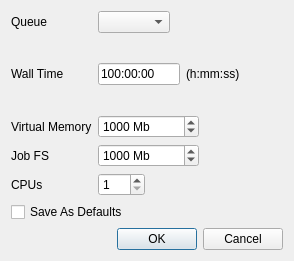
<?xml version="1.0" encoding="UTF-8"?>
<ui version="4.0">
 <class>PBSConfigurator</class>
 <widget class="QDialog" name="PBSConfigurator">
  <property name="geometry">
   <rect>
    <x>0</x>
    <y>0</y>
    <width>294</width>
    <height>261</height>
   </rect>
  </property>
  <property name="sizePolicy">
   <sizepolicy hsizetype="Preferred" vsizetype="Preferred">
    <horstretch>0</horstretch>
    <verstretch>0</verstretch>
   </sizepolicy>
  </property>
  <property name="windowTitle">
   <string>PBS Options</string>
  </property>
  <layout class="QVBoxLayout" name="verticalLayout_2">
   <item>
    <layout class="QGridLayout" name="gridLayout_2">
     <item row="2" column="0">
      <widget class="QLabel" name="label_4">
       <property name="text">
        <string>Virtual Memory</string>
       </property>
      </widget>
     </item>
     <item row="3" column="0">
      <widget class="QLabel" name="label_5">
       <property name="text">
        <string>Job FS</string>
       </property>
      </widget>
     </item>
     <item row="4" column="0">
      <widget class="QLabel" name="label_6">
       <property name="text">
        <string>CPUs</string>
       </property>
      </widget>
     </item>
     <item row="4" column="1">
      <layout class="QHBoxLayout" name="horizontalLayout">
       <item>
        <widget class="QSpinBox" name="ncpus">
         <property name="maximumSize">
          <size>
           <width>101</width>
           <height>16777215</height>
          </size>
         </property>
         <property name="minimum">
          <number>1</number>
         </property>
         <property name="maximum">
          <number>999</number>
         </property>
         <property name="value">
          <number>1</number>
         </property>
        </widget>
       </item>
       <item>
        <spacer name="horizontalSpacer_2">
         <property name="orientation">
          <enum>Qt::Horizontal</enum>
         </property>
         <property name="sizeHint" stdset="0">
          <size>
           <width>40</width>
           <height>20</height>
          </size>
         </property>
        </spacer>
       </item>
      </layout>
     </item>
     <item row="1" column="0">
      <widget class="QLabel" name="label_3">
       <property name="text">
        <string>Wall Time</string>
       </property>
      </widget>
     </item>
     <item row="0" column="0">
      <widget class="QLabel" name="label_2">
       <property name="text">
        <string>Queue</string>
       </property>
      </widget>
     </item>
     <item row="1" column="1">
      <layout class="QHBoxLayout" name="horizontalLayout_2">
       <item>
        <widget class="QLineEdit" name="walltime">
         <property name="sizePolicy">
          <sizepolicy hsizetype="Fixed" vsizetype="Fixed">
           <horstretch>0</horstretch>
           <verstretch>0</verstretch>
          </sizepolicy>
         </property>
         <property name="minimumSize">
          <size>
           <width>82</width>
           <height>0</height>
          </size>
         </property>
         <property name="maximumSize">
          <size>
           <width>82</width>
           <height>16777215</height>
          </size>
         </property>
         <property name="text">
          <string>100:00:00</string>
         </property>
         <property name="maxLength">
          <number>10</number>
         </property>
        </widget>
       </item>
       <item>
        <widget class="QLabel" name="label">
         <property name="text">
          <string>(h:mm:ss)</string>
         </property>
        </widget>
       </item>
       <item>
        <spacer name="horizontalSpacer_4">
         <property name="orientation">
          <enum>Qt::Horizontal</enum>
         </property>
         <property name="sizeHint" stdset="0">
          <size>
           <width>40</width>
           <height>20</height>
          </size>
         </property>
        </spacer>
       </item>
      </layout>
     </item>
     <item row="0" column="1">
      <layout class="QHBoxLayout" name="horizontalLayout_3">
       <item>
        <widget class="QComboBox" name="queue"/>
       </item>
       <item>
        <spacer name="horizontalSpacer_3">
         <property name="orientation">
          <enum>Qt::Horizontal</enum>
         </property>
         <property name="sizeHint" stdset="0">
          <size>
           <width>40</width>
           <height>20</height>
          </size>
         </property>
        </spacer>
       </item>
      </layout>
     </item>
     <item row="2" column="1">
      <layout class="QHBoxLayout" name="horizontalLayout_4">
       <item>
        <widget class="QSpinBox" name="memory">
         <property name="sizePolicy">
          <sizepolicy hsizetype="Fixed" vsizetype="Fixed">
           <horstretch>0</horstretch>
           <verstretch>0</verstretch>
          </sizepolicy>
         </property>
         <property name="minimumSize">
          <size>
           <width>101</width>
           <height>0</height>
          </size>
         </property>
         <property name="maximumSize">
          <size>
           <width>101</width>
           <height>16777215</height>
          </size>
         </property>
         <property name="suffix">
          <string> Mb</string>
         </property>
         <property name="minimum">
          <number>1</number>
         </property>
         <property name="maximum">
          <number>100000</number>
         </property>
         <property name="singleStep">
          <number>100</number>
         </property>
         <property name="value">
          <number>1000</number>
         </property>
        </widget>
       </item>
       <item>
        <spacer name="horizontalSpacer_5">
         <property name="orientation">
          <enum>Qt::Horizontal</enum>
         </property>
         <property name="sizeHint" stdset="0">
          <size>
           <width>40</width>
           <height>20</height>
          </size>
         </property>
        </spacer>
       </item>
      </layout>
     </item>
     <item row="3" column="1">
      <layout class="QHBoxLayout" name="horizontalLayout_5">
       <item>
        <widget class="QSpinBox" name="jobfs">
         <property name="sizePolicy">
          <sizepolicy hsizetype="Fixed" vsizetype="Fixed">
           <horstretch>0</horstretch>
           <verstretch>0</verstretch>
          </sizepolicy>
         </property>
         <property name="minimumSize">
          <size>
           <width>101</width>
           <height>0</height>
          </size>
         </property>
         <property name="maximumSize">
          <size>
           <width>101</width>
           <height>16777215</height>
          </size>
         </property>
         <property name="suffix">
          <string> Mb</string>
         </property>
         <property name="minimum">
          <number>1</number>
         </property>
         <property name="maximum">
          <number>99999</number>
         </property>
         <property name="singleStep">
          <number>100</number>
         </property>
         <property name="value">
          <number>1000</number>
         </property>
        </widget>
       </item>
       <item>
        <spacer name="horizontalSpacer_6">
         <property name="orientation">
          <enum>Qt::Horizontal</enum>
         </property>
         <property name="sizeHint" stdset="0">
          <size>
           <width>40</width>
           <height>20</height>
          </size>
         </property>
        </spacer>
       </item>
      </layout>
     </item>
    </layout>
   </item>
   <item>
    <widget class="QCheckBox" name="saveAsDefaults">
     <property name="text">
      <string>Save As Defaults</string>
     </property>
    </widget>
   </item>
   <item>
    <widget class="QDialogButtonBox" name="buttonBox">
     <property name="orientation">
      <enum>Qt::Horizontal</enum>
     </property>
     <property name="standardButtons">
      <set>QDialogButtonBox::Cancel|QDialogButtonBox::Ok</set>
     </property>
    </widget>
   </item>
  </layout>
 </widget>
 <tabstops>
  <tabstop>queue</tabstop>
  <tabstop>walltime</tabstop>
  <tabstop>memory</tabstop>
  <tabstop>jobfs</tabstop>
  <tabstop>ncpus</tabstop>
  <tabstop>buttonBox</tabstop>
 </tabstops>
 <resources/>
 <connections>
  <connection>
   <sender>buttonBox</sender>
   <signal>rejected()</signal>
   <receiver>PBSConfigurator</receiver>
   <slot>reject()</slot>
   <hints>
    <hint type="sourcelabel">
     <x>316</x>
     <y>260</y>
    </hint>
    <hint type="destinationlabel">
     <x>286</x>
     <y>274</y>
    </hint>
   </hints>
  </connection>
 </connections>
</ui>
